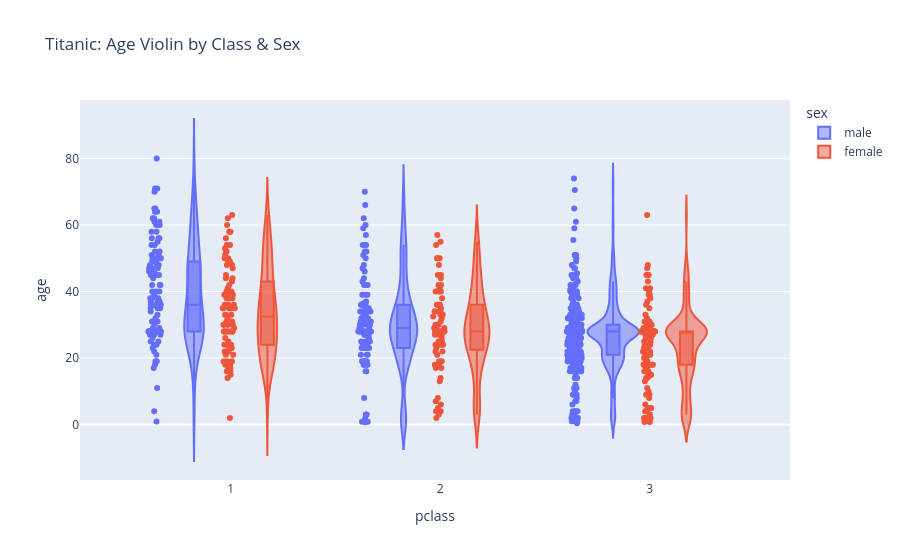

Notebook source saved alongside this figure:
### Code cell
# === 7. Violin Plot ===
fig = px.violin(titanic_clean, x='pclass', y='age', color='sex', box=True,
                points='all', title='Titanic: Age Violin by Class & Sex')
fig.show()

### Figure 1 — Plotly figure (JSON) as saved in the notebook; plotly's stock layout.template omitted (floating-point values rounded to 4 significant figures; data arrays with more than 128 entries replaced by an {"elided": "..."} marker saying what was removed)
{"data": [{"alignmentgroup": "True", "box": {"visible": true}, "hovertemplate": "sex=male<br>pclass=%{x}<br>age=%{y}<extra></extra>", "legendgroup": "male", "marker": {"color": "#636efa"}, "name": "male", "offsetgroup": "male", "orientation": "v", "points": "all", "scalegroup": "True", "showlegend": true, "type": "violin", "x": {"elided": "577 int values"}, "x0": " ", "xaxis": "x", "y": {"elided": "577 float values"}, "y0": " ", "yaxis": "y"}, {"alignmentgroup": "True", "box": {"visible": true}, "hovertemplate": "sex=female<br>pclass=%{x}<br>age=%{y}<extra></extra>", "legendgroup": "female", "marker": {"color": "#EF553B"}, "name": "female", "offsetgroup": "female", "orientation": "v", "points": "all", "scalegroup": "True", "showlegend": true, "type": "violin", "x": {"elided": "314 int values"}, "x0": " ", "xaxis": "x", "y": {"elided": "314 float values"}, "y0": " ", "yaxis": "y"}], "layout": {"legend": {"title": {"text": "sex"}, "tracegroupgap": 0}, "title": {"text": "Titanic: Age Violin by Class & Sex"}, "violinmode": "group", "xaxis": {"anchor": "y", "domain": [0, 1], "title": {"text": "pclass"}}, "yaxis": {"anchor": "x", "domain": [0, 1], "title": {"text": "age"}}}}
